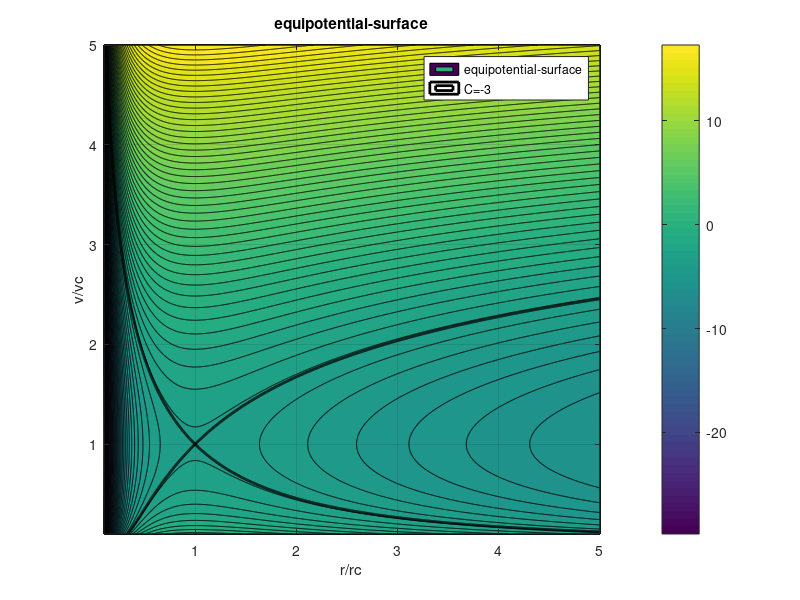

MATLAB code to generate this figure:
x = linspace(0.1, 5, 1000);
y = linspace(0.1, 5, 1000); 


[X, Y] = meshgrid(x, y);
Z = Y.^2 - log(Y.^2) - 4*log(X) - 4./X;

figure;
contourf(X, Y, Z, 100); 
title('equipotential-surface');
xlabel('r/rc');
ylabel('v/vc');
colorbar; 


hold on;
contour(X, Y, Z, [-3, -3], 'k', 'LineWidth', 2); 
legend('equipotential-surface', 'C=-3');
grid on;

%%
vc = 128.433; 
rc = 4.014e6; 
omega_sun = 2.85e-6; 


planets = {'Mercury', 'Earth', 'Mars', 'Jupiter', 'Neptune'};
distances = [57.9e6, 149.6e6, 227.9e6, 778.5e6, 4500e6];


solar_wind_velocity = zeros(size(distances));
angles = zeros(size(distances));


for i = 1:length(distances)
    r = distances(i);
    

    v = 2 * vc * sqrt(log(r / rc));
    solar_wind_velocity(i) = v;
    

    theta = atan(v / (r * omega_sun)) * (180 / pi); % Convert to degrees
    angles(i) = theta;
end

disp('Planet  | Distance (km)   | Solar Wind Velocity (km/s) | Angle (degrees)');
disp('------------------------------------------------------------');
for i = 1:length(planets)
    fprintf('%-8s | %.1f            | %.1f                     | %.2f\n', ...
        planets{i}, distances(i), solar_wind_velocity(i), angles(i));
end
